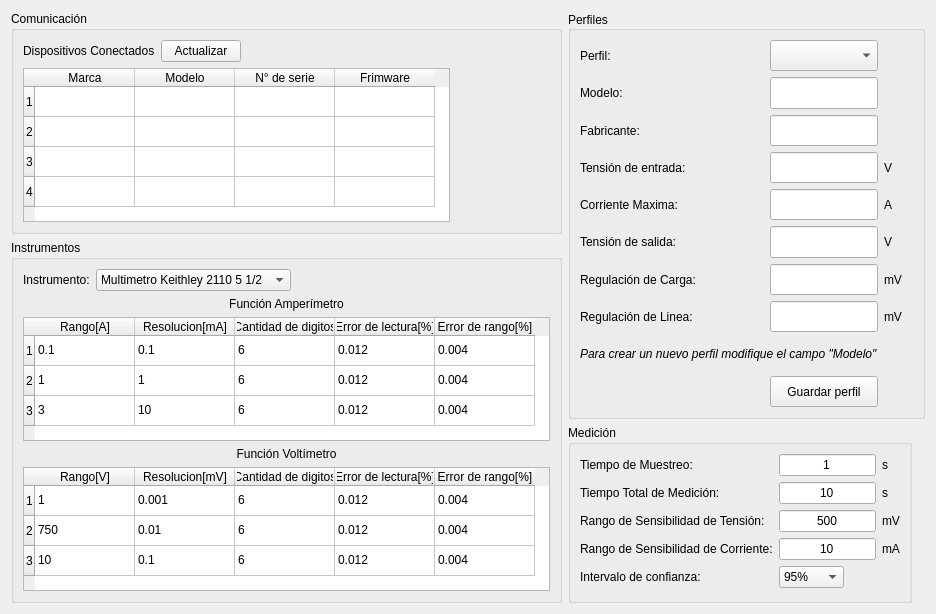
      <widget class="QWidget" name="TAB_configuracion">
       <attribute name="title">
        <string>Configuración</string>
       </attribute>
       <layout class="QGridLayout" name="gridLayout_13">
        <item row="0" column="0">
         <widget class="QGroupBox" name="groupBox_4">
          <property name="title">
           <string>Comunicación</string>
          </property>
          <layout class="QGridLayout" name="gridLayout_12">
           <item row="0" column="0">
            <widget class="QLabel" name="label_11">
             <property name="text">
              <string>Dispositivos Conectados</string>
             </property>
            </widget>
           </item>
           <item row="0" column="1">
            <widget class="QPushButton" name="BTN_actualizar">
             <property name="sizePolicy">
              <sizepolicy hsizetype="Preferred" vsizetype="Fixed">
               <horstretch>0</horstretch>
               <verstretch>0</verstretch>
              </sizepolicy>
             </property>
             <property name="text">
              <string>Actualizar</string>
             </property>
            </widget>
           </item>
           <item row="1" column="0" colspan="3">
            <widget class="QTableWidget" name="TW_dispositivosConectados">
             <property name="sizePolicy">
              <sizepolicy hsizetype="Fixed" vsizetype="Fixed">
               <horstretch>0</horstretch>
               <verstretch>0</verstretch>
              </sizepolicy>
             </property>
             <property name="minimumSize">
              <size>
               <width>0</width>
               <height>0</height>
              </size>
             </property>
             <property name="sizeAdjustPolicy">
              <enum>QAbstractScrollArea::SizeAdjustPolicy::AdjustToContents</enum>
             </property>
             <row/>
             <row/>
             <row/>
             <row/>
             <column>
              <property name="text">
               <string>Marca</string>
              </property>
             </column>
             <column>
              <property name="text">
               <string>Modelo</string>
              </property>
             </column>
             <column>
              <property name="text">
               <string>N° de serie</string>
              </property>
             </column>
             <column>
              <property name="text">
               <string>Frimware</string>
              </property>
             </column>
            </widget>
           </item>
           <item row="0" column="2">
            <spacer name="horizontalSpacer_17">
             <property name="orientation">
              <enum>Qt::Orientation::Horizontal</enum>
             </property>
             <property name="sizeHint" stdset="0">
              <size>
               <width>40</width>
               <height>20</height>
              </size>
             </property>
            </spacer>
           </item>
          </layout>
         </widget>
        </item>
        <item row="0" column="1" rowspan="2">
         <widget class="QGroupBox" name="groupBox_5">
          <property name="sizePolicy">
           <sizepolicy hsizetype="Preferred" vsizetype="Minimum">
            <horstretch>0</horstretch>
            <verstretch>0</verstretch>
           </sizepolicy>
          </property>
          <property name="title">
           <string>Perfiles</string>
          </property>
          <property name="alignment">
           <set>Qt::AlignmentFlag::AlignLeading|Qt::AlignmentFlag::AlignLeft|Qt::AlignmentFlag::AlignVCenter</set>
          </property>
          <property name="flat">
           <bool>false</bool>
          </property>
          <layout class="QGridLayout" name="gridLayout_9">
           <item row="4" column="3">
            <widget class="QLabel" name="label_29">
             <property name="text">
              <string>A</string>
             </property>
            </widget>
           </item>
           <item row="5" column="2">
            <widget class="QLineEdit" name="LE_dropout">
             <property name="sizePolicy">
              <sizepolicy hsizetype="Preferred" vsizetype="Preferred">
               <horstretch>0</horstretch>
               <verstretch>0</verstretch>
              </sizepolicy>
             </property>
            </widget>
           </item>
           <item row="1" column="2">
            <widget class="QLineEdit" name="LE_modeloRegulador">
             <property name="sizePolicy">
              <sizepolicy hsizetype="Preferred" vsizetype="Preferred">
               <horstretch>0</horstretch>
               <verstretch>0</verstretch>
              </sizepolicy>
             </property>
            </widget>
           </item>
           <item row="3" column="0" colspan="2">
            <widget class="QLabel" name="label_22">
             <property name="text">
              <string>Tensión de entrada:</string>
             </property>
            </widget>
           </item>
           <item row="0" column="0">
            <widget class="QLabel" name="label_20">
             <property name="text">
              <string>Perfil:</string>
             </property>
            </widget>
           </item>
           <item row="5" column="0" colspan="2">
            <widget class="QLabel" name="label_32">
             <property name="text">
              <string>Tensión de salida:</string>
             </property>
            </widget>
           </item>
           <item row="7" column="0" colspan="2">
            <widget class="QLabel" name="label_25">
             <property name="text">
              <string>Regulación de Linea:</string>
             </property>
            </widget>
           </item>
           <item row="5" column="3">
            <widget class="QLabel" name="label_33">
             <property name="text">
              <string>V</string>
             </property>
            </widget>
           </item>
           <item row="3" column="3">
            <widget class="QLabel" name="label_30">
             <property name="text">
              <string>V</string>
             </property>
            </widget>
           </item>
           <item row="1" column="0" colspan="2">
            <widget class="QLabel" name="label_21">
             <property name="text">
              <string>Modelo:</string>
             </property>
            </widget>
           </item>
           <item row="10" column="2">
            <widget class="QPushButton" name="BTN_guardarPerfil">
             <property name="sizePolicy">
              <sizepolicy hsizetype="Preferred" vsizetype="Preferred">
               <horstretch>0</horstretch>
               <verstretch>0</verstretch>
              </sizepolicy>
             </property>
             <property name="text">
              <string>Guardar perfil</string>
             </property>
            </widget>
           </item>
           <item row="2" column="2">
            <widget class="QLineEdit" name="LE_fabricanteRegulador">
             <property name="sizePolicy">
              <sizepolicy hsizetype="Preferred" vsizetype="Preferred">
               <horstretch>0</horstretch>
               <verstretch>0</verstretch>
              </sizepolicy>
             </property>
            </widget>
           </item>
           <item row="4" column="0" colspan="2">
            <widget class="QLabel" name="label_23">
             <property name="text">
              <string>Corriente Maxima:</string>
             </property>
            </widget>
           </item>
           <item row="3" column="2">
            <widget class="QLineEdit" name="LE_tensionRegulador">
             <property name="sizePolicy">
              <sizepolicy hsizetype="Preferred" vsizetype="Preferred">
               <horstretch>0</horstretch>
               <verstretch>0</verstretch>
              </sizepolicy>
             </property>
            </widget>
           </item>
           <item row="4" column="2">
            <widget class="QLineEdit" name="LE_corrienteRegulador">
             <property name="sizePolicy">
              <sizepolicy hsizetype="Preferred" vsizetype="Preferred">
               <horstretch>0</horstretch>
               <verstretch>0</verstretch>
              </sizepolicy>
             </property>
            </widget>
           </item>
           <item row="6" column="2">
            <widget class="QLineEdit" name="LE_cargaRegulador">
             <property name="sizePolicy">
              <sizepolicy hsizetype="Preferred" vsizetype="Preferred">
               <horstretch>0</horstretch>
               <verstretch>0</verstretch>
              </sizepolicy>
             </property>
            </widget>
           </item>
           <item row="2" column="0" colspan="2">
            <widget class="QLabel" name="label_28">
             <property name="text">
              <string>Fabricante:</string>
             </property>
            </widget>
           </item>
           <item row="7" column="2">
            <widget class="QLineEdit" name="LE_lineaRegulador">
             <property name="sizePolicy">
              <sizepolicy hsizetype="Preferred" vsizetype="Preferred">
               <horstretch>0</horstretch>
               <verstretch>0</verstretch>
              </sizepolicy>
             </property>
            </widget>
           </item>
           <item row="6" column="3">
            <widget class="QLabel" name="label_26">
             <property name="text">
              <string>mV</string>
             </property>
            </widget>
           </item>
           <item row="6" column="0" colspan="2">
            <widget class="QLabel" name="label_24">
             <property name="text">
              <string>Regulación de Carga:</string>
             </property>
            </widget>
           </item>
           <item row="0" column="2">
            <widget class="QComboBox" name="CB_perfilRegulador">
             <property name="sizePolicy">
              <sizepolicy hsizetype="Preferred" vsizetype="Preferred">
               <horstretch>0</horstretch>
               <verstretch>0</verstretch>
              </sizepolicy>
             </property>
            </widget>
           </item>
           <item row="7" column="3">
            <widget class="QLabel" name="label_27">
             <property name="text">
              <string>mV</string>
             </property>
            </widget>
           </item>
           <item row="8" column="0" colspan="3">
            <widget class="QLabel" name="label_31">
             <property name="sizePolicy">
              <sizepolicy hsizetype="Preferred" vsizetype="Preferred">
               <horstretch>0</horstretch>
               <verstretch>0</verstretch>
              </sizepolicy>
             </property>
             <property name="font">
              <font>
               <pointsize>9</pointsize>
               <italic>true</italic>
              </font>
             </property>
             <property name="text">
              <string>Para crear un nuevo perfil modifique el campo &quot;Modelo&quot;</string>
             </property>
            </widget>
           </item>
          </layout>
         </widget>
        </item>
        <item row="1" column="0" rowspan="2">
         <widget class="QGroupBox" name="groupBox_7">
          <property name="sizePolicy">
           <sizepolicy hsizetype="Preferred" vsizetype="Expanding">
            <horstretch>0</horstretch>
            <verstretch>0</verstretch>
           </sizepolicy>
          </property>
          <property name="title">
           <string>Instrumentos</string>
          </property>
          <layout class="QGridLayout" name="gridLayout_10">
           <item row="1" column="0">
            <layout class="QVBoxLayout" name="verticalLayout_4">
             <item>
              <widget class="QLabel" name="label_49">
               <property name="sizePolicy">
                <sizepolicy hsizetype="Preferred" vsizetype="Fixed">
                 <horstretch>0</horstretch>
                 <verstretch>0</verstretch>
                </sizepolicy>
               </property>
               <property name="text">
                <string>Función Amperímetro</string>
               </property>
               <property name="alignment">
                <set>Qt::AlignmentFlag::AlignCenter</set>
               </property>
              </widget>
             </item>
             <item>
              <widget class="QTableWidget" name="TW_instrumentosAmperimetro">
               <property name="sizePolicy">
                <sizepolicy hsizetype="Fixed" vsizetype="Fixed">
                 <horstretch>0</horstretch>
                 <verstretch>0</verstretch>
                </sizepolicy>
               </property>
               <property name="minimumSize">
                <size>
                 <width>0</width>
                 <height>0</height>
                </size>
               </property>
               <property name="styleSheet">
                <string notr="true"/>
               </property>
               <property name="verticalScrollBarPolicy">
                <enum>Qt::ScrollBarPolicy::ScrollBarAsNeeded</enum>
               </property>
               <property name="sizeAdjustPolicy">
                <enum>QAbstractScrollArea::SizeAdjustPolicy::AdjustToContents</enum>
               </property>
               <row/>
               <row/>
               <row/>
               <column>
                <property name="text">
                 <string>Rango[A]</string>
                </property>
               </column>
               <column>
                <property name="text">
                 <string>Resolucion[mA]</string>
                </property>
               </column>
               <column>
                <property name="text">
                 <string>Cantidad de digitos</string>
                </property>
               </column>
               <column>
                <property name="text">
                 <string>Error de lectura[%]</string>
                </property>
               </column>
               <column>
                <property name="text">
                 <string>Error de rango[%]</string>
                </property>
               </column>
               <item row="0" column="0">
                <property name="text">
                 <string>0.1</string>
                </property>
               </item>
               <item row="0" column="1">
                <property name="text">
                 <string>0.1</string>
                </property>
               </item>
               <item row="0" column="2">
                <property name="text">
                 <string>6</string>
                </property>
               </item>
               <item row="0" column="3">
                <property name="text">
                 <string>0.012</string>
                </property>
               </item>
               <item row="0" column="4">
                <property name="text">
                 <string>0.004</string>
                </property>
               </item>
               <item row="1" column="0">
                <property name="text">
                 <string>1</string>
                </property>
               </item>
               <item row="1" column="1">
                <property name="text">
                 <string>1</string>
                </property>
               </item>
               <item row="1" column="2">
                <property name="text">
                 <string>6</string>
                </property>
               </item>
               <item row="1" column="3">
                <property name="text">
                 <string>0.012</string>
                </property>
               </item>
               <item row="1" column="4">
                <property name="text">
                 <string>0.004</string>
                </property>
               </item>
               <item row="2" column="0">
                <property name="text">
                 <string>3</string>
                </property>
               </item>
               <item row="2" column="1">
                <property name="text">
                 <string>10</string>
                </property>
               </item>
               <item row="2" column="2">
                <property name="text">
                 <string>6</string>
                </property>
               </item>
               <item row="2" column="3">
                <property name="text">
                 <string>0.012</string>
                </property>
               </item>
               <item row="2" column="4">
                <property name="text">
                 <string>0.004</string>
                </property>
               </item>
              </widget>
             </item>
            </layout>
           </item>
           <item row="0" column="0">
            <layout class="QHBoxLayout" name="horizontalLayout_9">
             <item>
              <widget class="QLabel" name="label_45">
               <property name="sizePolicy">
                <sizepolicy hsizetype="Fixed" vsizetype="Fixed">
                 <horstretch>0</horstretch>
                 <verstretch>0</verstretch>
                </sizepolicy>
               </property>
               <property name="text">
                <string>Instrumento:</string>
               </property>
              </widget>
             </item>
             <item>
              <widget class="QComboBox" name="comboBox">
               <property name="sizePolicy">
                <sizepolicy hsizetype="Fixed" vsizetype="Fixed">
                 <horstretch>0</horstretch>
                 <verstretch>0</verstretch>
                </sizepolicy>
               </property>
               <item>
                <property name="text">
                 <string>Multimetro Keithley 2110 5 1/2</string>
                </property>
               </item>
              </widget>
             </item>
             <item>
              <spacer name="horizontalSpacer_18">
               <property name="orientation">
                <enum>Qt::Orientation::Horizontal</enum>
               </property>
               <property name="sizeType">
                <enum>QSizePolicy::Policy::Expanding</enum>
               </property>
               <property name="sizeHint" stdset="0">
                <size>
                 <width>40</width>
                 <height>20</height>
                </size>
               </property>
              </spacer>
             </item>
            </layout>
           </item>
           <item row="2" column="0">
            <layout class="QVBoxLayout" name="verticalLayout_3">
             <item>
              <widget class="QLabel" name="label_48">
               <property name="sizePolicy">
                <sizepolicy hsizetype="Preferred" vsizetype="Fixed">
                 <horstretch>0</horstretch>
                 <verstretch>0</verstretch>
                </sizepolicy>
               </property>
               <property name="text">
                <string>Función Voltímetro</string>
               </property>
               <property name="alignment">
                <set>Qt::AlignmentFlag::AlignCenter</set>
               </property>
              </widget>
             </item>
             <item>
              <widget class="QTableWidget" name="TW_instrumentos">
               <property name="sizePolicy">
                <sizepolicy hsizetype="Fixed" vsizetype="Fixed">
                 <horstretch>0</horstretch>
                 <verstretch>0</verstretch>
                </sizepolicy>
               </property>
               <property name="minimumSize">
                <size>
                 <width>0</width>
                 <height>0</height>
                </size>
               </property>
               <property name="sizeAdjustPolicy">
                <enum>QAbstractScrollArea::SizeAdjustPolicy::AdjustToContents</enum>
               </property>
               <row/>
               <row/>
               <row/>
               <column>
                <property name="text">
                 <string>Rango[V]</string>
                </property>
               </column>
               <column>
                <property name="text">
                 <string>Resolucion[mV]</string>
                </property>
               </column>
               <column>
                <property name="text">
                 <string>Cantidad de digitos</string>
                </property>
               </column>
               <column>
                <property name="text">
                 <string>Error de lectura[%]</string>
                </property>
               </column>
               <column>
                <property name="text">
                 <string>Error de rango[%]</string>
                </property>
               </column>
               <item row="0" column="0">
                <property name="text">
                 <string>1</string>
                </property>
               </item>
               <item row="0" column="1">
                <property name="text">
                 <string>0.001</string>
                </property>
               </item>
               <item row="0" column="2">
                <property name="text">
                 <string>6</string>
                </property>
               </item>
               <item row="0" column="3">
                <property name="text">
                 <string>0.012</string>
                </property>
               </item>
               <item row="0" column="4">
                <property name="text">
                 <string>0.004</string>
                </property>
               </item>
               <item row="1" column="0">
                <property name="text">
                 <string>750</string>
                </property>
               </item>
               <item row="1" column="1">
                <property name="text">
                 <string>0.01</string>
                </property>
               </item>
               <item row="1" column="2">
                <property name="text">
                 <string>6</string>
                </property>
               </item>
               <item row="1" column="3">
                <property name="text">
                 <string>0.012</string>
                </property>
               </item>
               <item row="1" column="4">
                <property name="text">
                 <string>0.004</string>
                </property>
               </item>
               <item row="2" column="0">
                <property name="text">
                 <string>10</string>
                </property>
               </item>
               <item row="2" column="1">
                <property name="text">
                 <string>0.1</string>
                </property>
               </item>
               <item row="2" column="2">
                <property name="text">
                 <string>6</string>
                </property>
               </item>
               <item row="2" column="3">
                <property name="text">
                 <string>0.012</string>
                </property>
               </item>
               <item row="2" column="4">
                <property name="text">
                 <string>0.004</string>
                </property>
               </item>
              </widget>
             </item>
            </layout>
           </item>
          </layout>
         </widget>
        </item>
        <item row="2" column="1">
         <layout class="QHBoxLayout" name="horizontalLayout_10">
          <item>
           <widget class="QGroupBox" name="groupBox_6">
            <property name="title">
             <string>Medición</string>
            </property>
            <layout class="QGridLayout" name="gridLayout_11">
             <item row="0" column="0">
              <widget class="QLabel" name="label_12">
               <property name="text">
                <string>Tiempo de Muestreo:</string>
               </property>
              </widget>
             </item>
             <item row="0" column="1">
              <widget class="QLineEdit" name="LE_tiempoMuestreo">
               <property name="sizePolicy">
                <sizepolicy hsizetype="Preferred" vsizetype="Fixed">
                 <horstretch>0</horstretch>
                 <verstretch>0</verstretch>
                </sizepolicy>
               </property>
               <property name="text">
                <string>1</string>
               </property>
               <property name="alignment">
                <set>Qt::AlignmentFlag::AlignCenter</set>
               </property>
              </widget>
             </item>
             <item row="0" column="2">
              <widget class="QLabel" name="label_15">
               <property name="text">
                <string>s</string>
               </property>
              </widget>
             </item>
             <item row="1" column="0">
              <widget class="QLabel" name="label_14">
               <property name="text">
                <string>Tiempo Total de Medición:</string>
               </property>
              </widget>
             </item>
             <item row="1" column="1">
              <widget class="QLineEdit" name="LE_tiempoMedicion">
               <property name="sizePolicy">
                <sizepolicy hsizetype="Preferred" vsizetype="Fixed">
                 <horstretch>0</horstretch>
                 <verstretch>0</verstretch>
                </sizepolicy>
               </property>
               <property name="text">
                <string>10</string>
               </property>
               <property name="alignment">
                <set>Qt::AlignmentFlag::AlignCenter</set>
               </property>
              </widget>
             </item>
             <item row="1" column="2">
              <widget class="QLabel" name="label_16">
               <property name="text">
                <string>s</string>
               </property>
              </widget>
             </item>
             <item row="2" column="0">
              <widget class="QLabel" name="label_13">
               <property name="text">
                <string>Rango de Sensibilidad de Tensión:</string>
               </property>
              </widget>
             </item>
             <item row="2" column="1">
              <widget class="QLineEdit" name="LE_sensibilidadTension">
               <property name="sizePolicy">
                <sizepolicy hsizetype="Preferred" vsizetype="Fixed">
                 <horstretch>0</horstretch>
                 <verstretch>0</verstretch>
                </sizepolicy>
               </property>
               <property name="text">
                <string>500</string>
               </property>
               <property name="alignment">
                <set>Qt::AlignmentFlag::AlignCenter</set>
               </property>
              </widget>
             </item>
             <item row="2" column="2">
              <widget class="QLabel" name="label_17">
               <property name="text">
                <string>mV</string>
               </property>
              </widget>
             </item>
             <item row="3" column="0">
              <widget class="QLabel" name="label_18">
               <property name="text">
                <string>Rango de Sensibilidad de Corriente:</string>
               </property>
              </widget>
             </item>
             <item row="3" column="1">
              <widget class="QLineEdit" name="LE_sensibilidadCorriente">
               <property name="sizePolicy">
                <sizepolicy hsizetype="Preferred" vsizetype="Fixed">
                 <horstretch>0</horstretch>
                 <verstretch>0</verstretch>
                </sizepolicy>
               </property>
               <property name="text">
                <string>10</string>
               </property>
               <property name="alignment">
                <set>Qt::AlignmentFlag::AlignCenter</set>
               </property>
              </widget>
             </item>
             <item row="3" column="2">
              <widget class="QLabel" name="label_19">
               <property name="text">
                <string>mA</string>
               </property>
              </widget>
             </item>
             <item row="4" column="0">
              <widget class="QLabel" name="label_9">
               <property name="text">
                <string>Intervalo de confianza:</string>
               </property>
              </widget>
             </item>
             <item row="4" column="1">
              <widget class="QComboBox" name="CB_intervaloConfianza">
               <property name="sizePolicy">
                <sizepolicy hsizetype="Fixed" vsizetype="Fixed">
                 <horstretch>0</horstretch>
                 <verstretch>0</verstretch>
                </sizepolicy>
               </property>
               <property name="currentText">
                <string>95%</string>
               </property>
               <item>
                <property name="text">
                 <string>95%</string>
                </property>
               </item>
               <item>
                <property name="text">
                 <string>99.7%</string>
                </property>
               </item>
               <item>
                <property name="text">
                 <string>90%</string>
                </property>
               </item>
               <item>
                <property name="text">
                 <string>68.3%</string>
                </property>
               </item>
              </widget>
             </item>
            </layout>
           </widget>
          </item>
          <item>
           <widget class="QLabel" name="label_50">
            <property name="sizePolicy">
             <sizepolicy hsizetype="Fixed" vsizetype="Fixed">
              <horstretch>0</horstretch>
              <verstretch>0</verstretch>
             </sizepolicy>
            </property>
            <property name="maximumSize">
             <size>
              <width>300</width>
              <height>300</height>
             </size>
            </property>
            <property name="text">
             <string/>
            </property>
            <property name="pixmap">
             <pixmap resource="resources.qrc">:/rsc/utn-logo.jpg</pixmap>
            </property>
            <property name="scaledContents">
             <bool>true</bool>
            </property>
           </widget>
          </item>
         </layout>
        </item>
       </layout>
      </widget>
